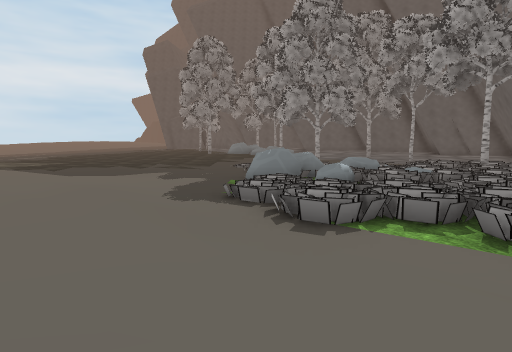
view 1 (above)

23 first-person views from a walk through a scene from a Unity 3-D project. The camera is 1.3 m above the floor, tilts 4° down and sees 75° across. The floor is counted in squares, 2 m on a side. Each view is taken from the middle of a square. On the plan, view 1 faces up. The plan holds only what a view shows up to about 10 squares ahead; the rest is blank. The place goes on beyond the plan. Some surface patterns are stand-ins.

view 2
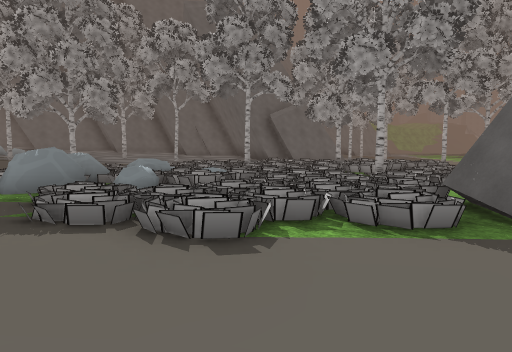

view 3
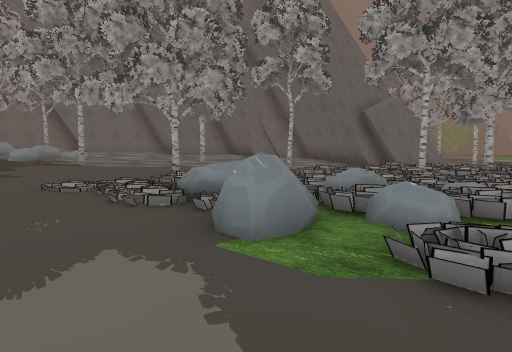

view 4
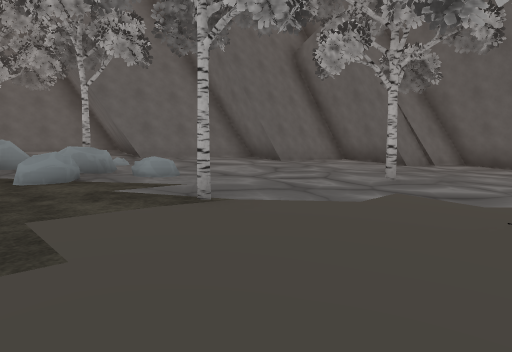

view 5
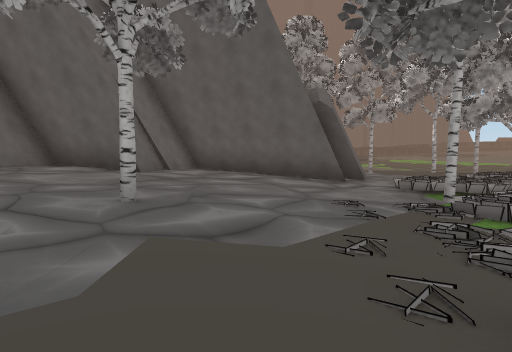

view 6
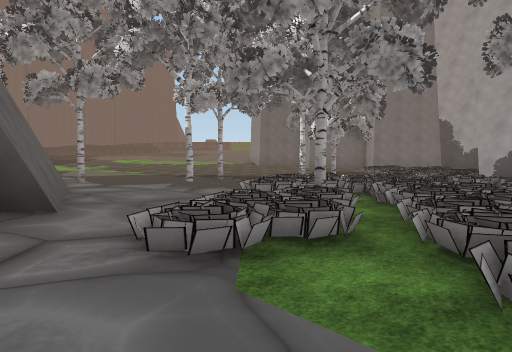

view 7
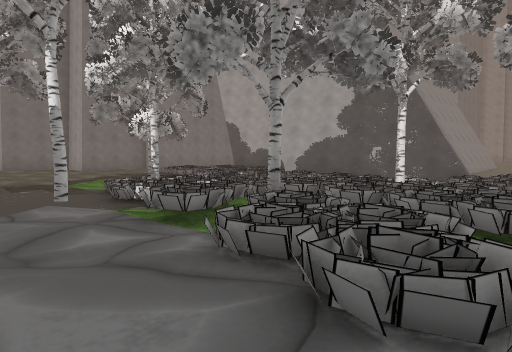

view 8
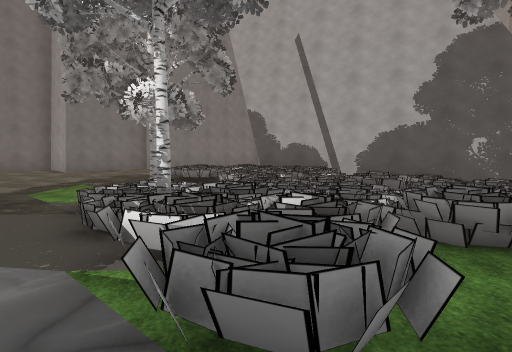

view 9
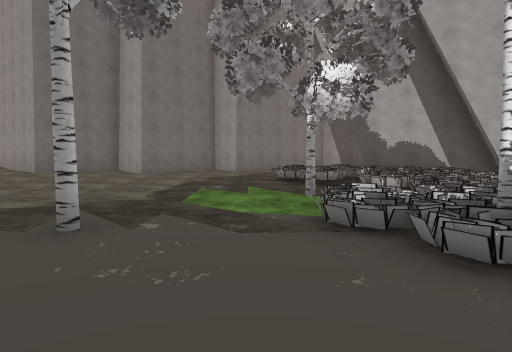

view 10
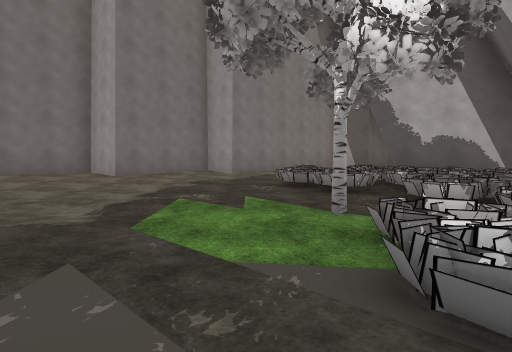

view 11
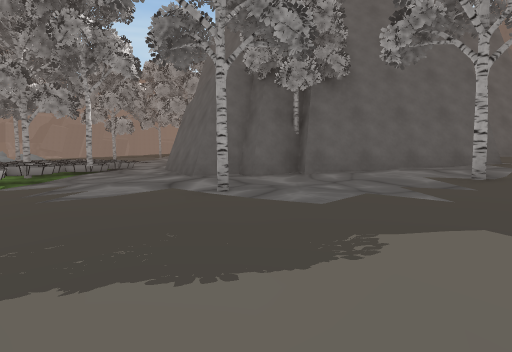

view 12
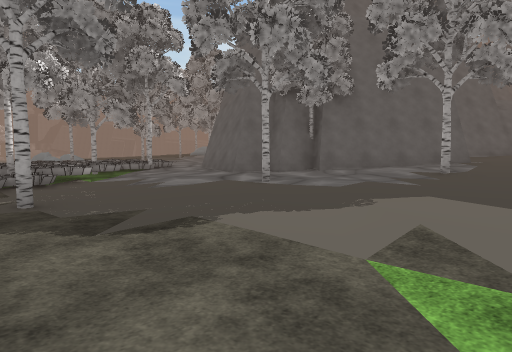

view 13
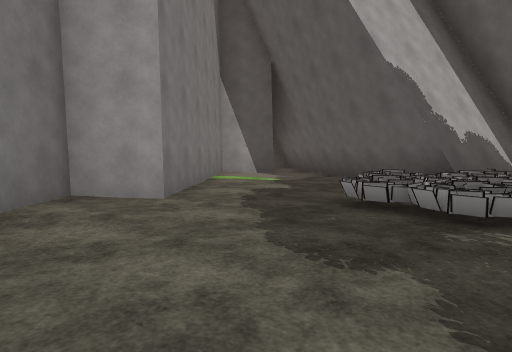

view 14
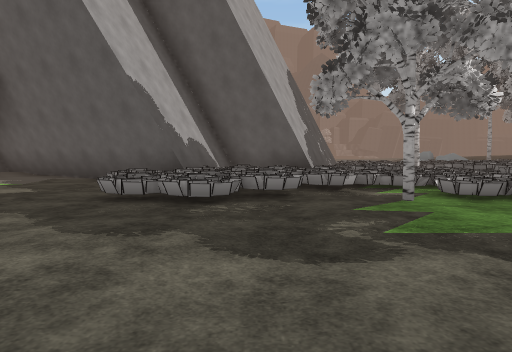

view 15
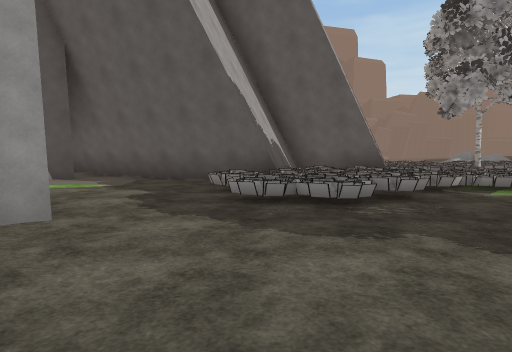

view 16
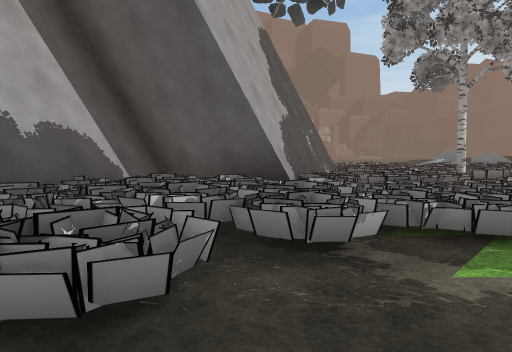

view 17
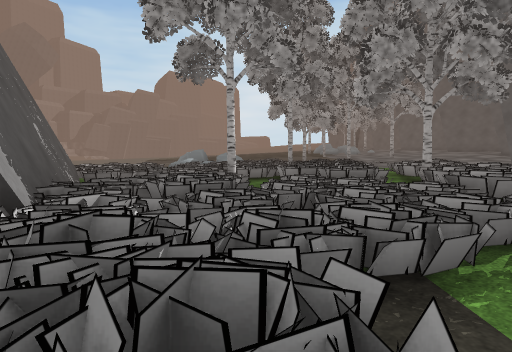

view 18
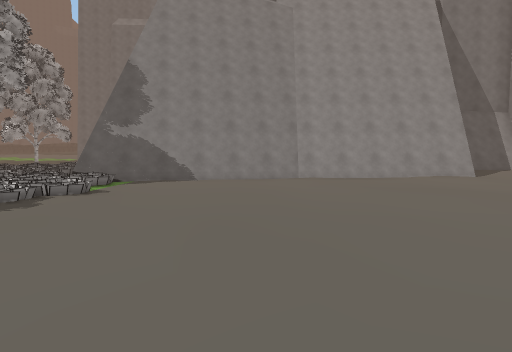

view 19
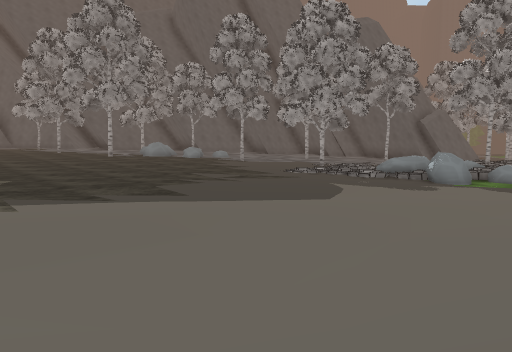

view 20
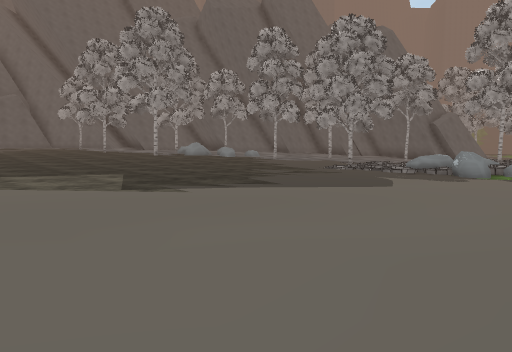

view 21
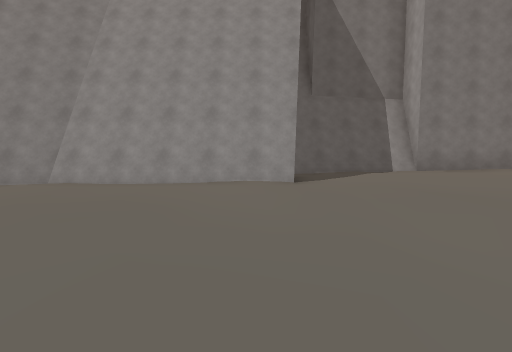

view 22
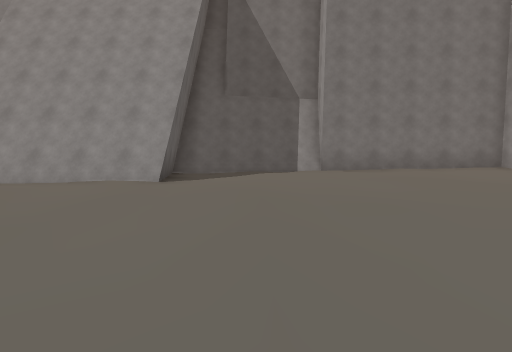

view 23
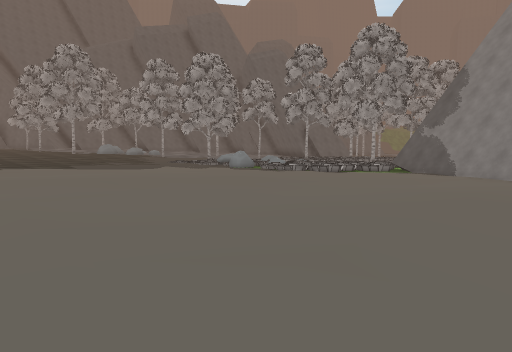

### Floor plan
Key: @ floor where view 1 was taken; # wall or solid block; . main floor; : floor 0.25 m higher than the main floor; + floor 0.5 m higher than the main floor; * floor 0.75 m higher than the main floor; % floor 1 m higher than the main floor; & floor 1.25 m higher than the main floor; $ floor 1.5 m higher than the main floor; / step, stairs or slope; = window, fence, low wall or low ledge; O other object.
Columns run from 10 left of view 1 to 20 right of it. Each row starts with its distance up from view 1.
 21              ###
 20              //##
 19             //$$#
 18          OOO//&&///#
 17           /%//&&/&&#       #
 16   ****   %/%/%/%%%%###     #
 15  +****/  **#/%*%%//%/#
 14  +++**** ******#****%#     #%
 13  +++++++++***+*****/*#    ##*/
 12  +++++++++++#++++++/##   ##***
 11  +++++++++// +++++++##  ##++#*
 10  ++:+++:::/   +O///:+####:++++
  9 :::::::::::O   OO:O/:::/+++++:
  8 :::::::::::OO OOOOOO:#:::#::::
  7 ::::::::::OOOOOOOOOOO.:::.:::::
  6 ::::::::::/OOOOOOOOOOO..:::::::
  5 ::::::::::/  OOOOOOOOO.....::..
  4   ::::::::/ OOOOO.OOOOO..#.....
  3   ....::...OO#O.OOOOOOO......::
  2   ..........O###=OOOOOO.....
  1  ............####OOOOO#......
  0  .........@.##    OOO.........
 -1  ...........#    #O OOO......:
 -2  ..........##    ##OOOO....::::
 -3 ..........##      #OOOO.....:##
 -4 .........##       ##O......#:#
 -5 ........##        ##.....:####
 -6 .......##         #....####
 -7 .......##        ##.::##
 -8  .....:.##       ###:##
 -9  :::::::##       # ###
-10  ::::::##
-11  :::::##
-12  ::::##
-13  :+:##
-14   +##
-15   ##

Positions as (right, up) in squares from view 1, and headings:
1: (0, 0), facing up
2: (-1, 1), facing up-right
3: (-2, 5), facing up-right
4: (-1, 12), facing up-right
5: (1, 13), facing right
6: (6, 11), facing down-right
7: (9, 11), facing down
8: (10, 8), facing down
9: (13, 7), facing down
10: (13, 5), facing down
11: (19, 5), facing up-left
12: (20, 3), facing up-left
13: (16, -1), facing down-left
14: (17, -1), facing left
15: (17, -3), facing left
16: (13, 0), facing left
17: (11, 0), facing up-left
18: (-6, 5), facing down-right
19: (-8, 5), facing up-right
20: (-10, 5), facing up-right
21: (-8, -1), facing down-right
22: (-10, -3), facing down-right
23: (-9, -3), facing up-right
